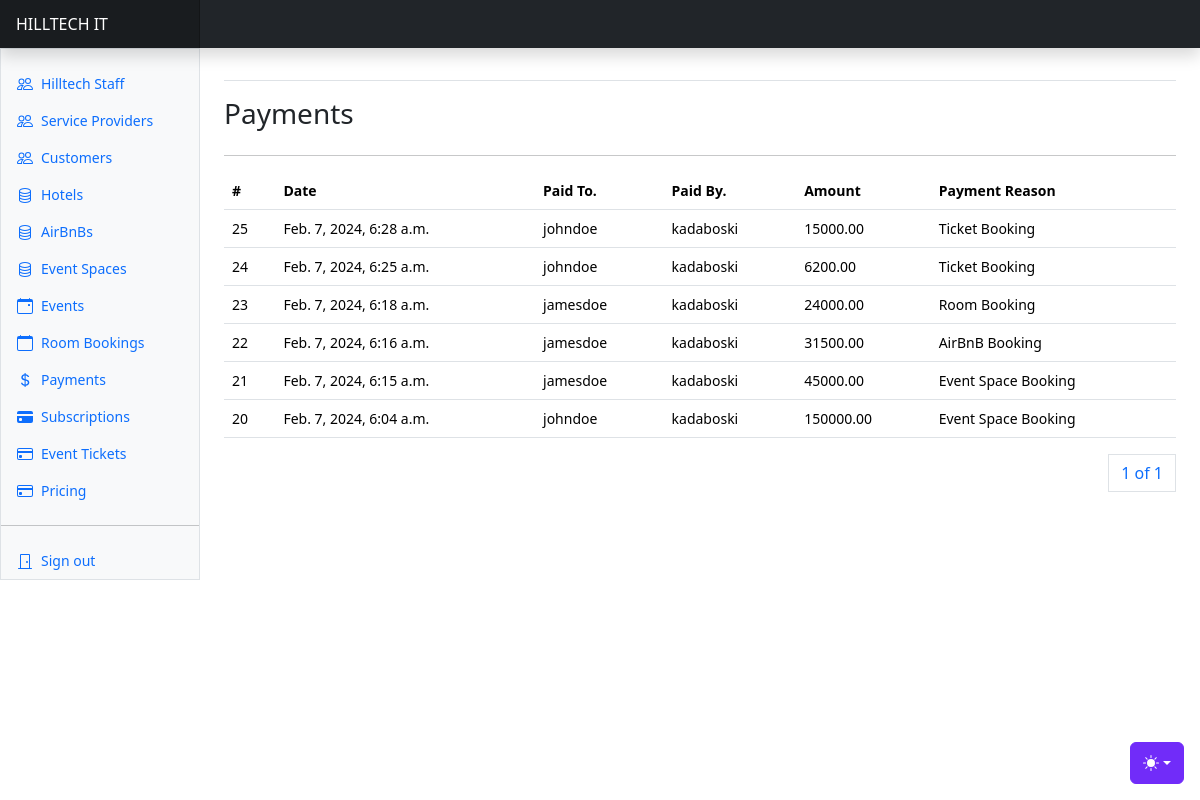
The app's page /payments/ (signed in), older data.
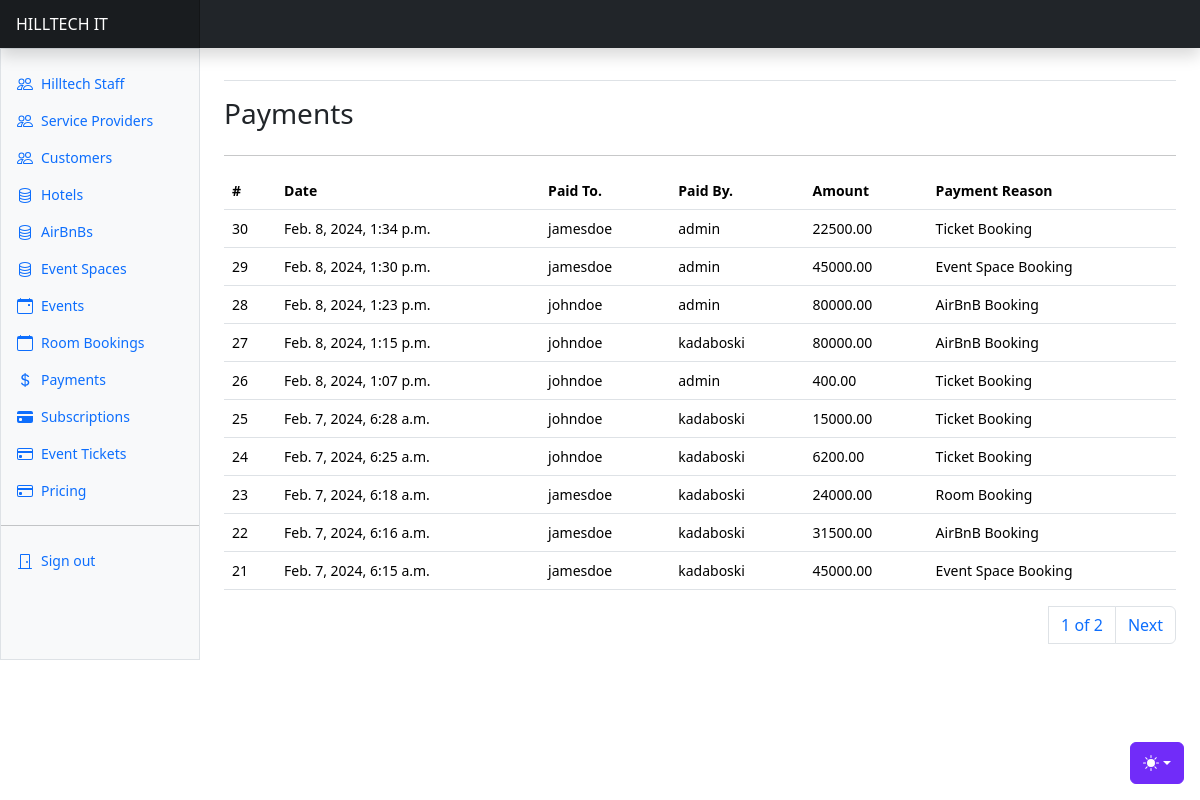
The same page, newer data.
### apps/payments/models.py (models this page shows, shortened)
class Payment(AbstractBaseModel):
    bnb_booking = models.ForeignKey("bookings.BnBBooking",
        related_name="bnbbookingpayments",
        on_delete=models.SET_NULL,
        null=True,
    )
    event_space_booking = models.ForeignKey("bookings.EventSpaceBooking",
        related_name="eventspacebookingpayments",
        on_delete=models.SET_NULL,
        null=True,
    )
    ticket = models.ForeignKey(
        "events.EventTicket",
        related_name="eventsticketspayments",
        on_delete=models.SET_NULL,
        null=True,
    )
    room = models.ForeignKey(
        "property.PropertyRoom",
        on_delete=models.SET_NULL,
        null=True,
        related_name="roombookingpayments",
    )
    room_booking = models.ForeignKey("bookings.RoomBooking", on_delete=models.SET_NULL, null=True)
    paid_by = models.ForeignKey(
        "users.User", on_delete=models.PROTECT, related_name="customerpayments"
    )
    paid_to = models.ForeignKey("users.User", on_delete=models.PROTECT, related_name="collections")
    payment_reason = models.CharField(max_length=255, choices=PAYMENT_REASON_CHOICES)
    amount = models.DecimalField(max_digits=100, decimal_places=2)
    payment_link = models.URLField(null=True)
    reference = models.CharField(max_length=255, null=True)
    transaction_id = models.CharField(max_length=255, null=True)

### apps/users/models.py (models this page shows, shortened)
class User(AbstractUser, AbstractBaseModel):
    role = models.CharField(choices=ROLE_CHOICES, max_length=32, null=True)
    phone_number = models.CharField(max_length=255, null=True)
    id_number = models.CharField(max_length=255, null=True)
    gender = models.CharField(max_length=255, null=True, choices=GENDER_CHOICES)
    date_of_birth = models.DateField(null=True)
    city = models.CharField(max_length=255, null=True)
    country = models.CharField(max_length=255, null=True)
    address = models.CharField(max_length=255, null=True)
    token = models.CharField(null=True, max_length=255)
    token_expiration_date = models.DateTimeField(null=True)
    activation_date = models.DateTimeField(null=True)
    position = models.CharField(
        max_length=255, choices=STAFF_POSITION_CHOICES, null=True
    )
    def __str__(self):
        return self.username

### apps/payments/views.py (the view)
# urls.py: path("payments/", include("apps.payments.urls")),
@login_required(login_url="/users/user-login/")
def payments(request):
    user = request.user
    payments = Payment.objects.all().order_by("-created")
    if not user.is_superuser:
        payments = Payment.objects.filter(paid_to=user)
    paginator = Paginator(payments, 10)
    page_number = request.GET.get("page")
    page_obj = paginator.get_page(page_number)
    context = {"payments": payments, "page_obj": page_obj}
    return render(request, "payments/payments.html", context)

### templates/payments/payments.html (shortened to what this page needs)
{% extends "base.html" %}
{% block content %}
<div class="row">
    <div class="col">
        <h3>Payments</h3>
    </div>
</div>
<hr/>
      <div class="table-responsive small">
        <table class="table">
          <thead>
            <tr>
              <th scope="col">#</th>
              <th scope="col">Date</th>
              <th scope="col">Paid To.</th>
              <th scope="col">Paid By.</th>
              <th scope="col">Amount</th>
              <th scope="col">Payment Reason</th>
            </tr>
          </thead>
          <tbody>
            {% for payment in page_obj %}
            <tr>
              <td>{{payment.id}}</td>
              <td>{{payment.created}}</td>
              <td>{{payment.paid_to}}</td>
              <td>{{payment.paid_by}}</td>
              <td>{{payment.amount}}</td>
              <td>{{payment.payment_reason}}</td>
            </tr>
            {% endfor %}
          </tbody>
        </table>
        <div>
          <nav aria-label="Page navigation example">
            <ul class="pagination justify-content-end">
              <a class="page-link" href="#">{{ page_obj.number }} of {{ page_obj.paginator.num_pages }}</a>
              {% if page_obj.has_next %}
              <li class="page-item"><a class="page-link" href="?page={{ page_obj.next_page_number }}">Next</a></li>
              {% endif %}
            </ul>
          </nav>
        </div>
      </div>
{% endblock content %}

Row changes from the older to the newer data that the page shows:
no longer on this page (row unchanged): Payment: id "20", created "Feb. 7, 2024, 6:04 a.m.", paid_to "johndoe", paid_by "kadaboski", amount "150000.00", payment_reason "Event Space Booking"
added Payment: id "30", created "Feb. 8, 2024, 1:34 p.m.", paid_to "jamesdoe", paid_by "admin", amount "22500.00", payment_reason "Ticket Booking"
added Payment: id "29", created "Feb. 8, 2024, 1:30 p.m.", paid_to "jamesdoe", paid_by "admin", amount "45000.00", payment_reason "Event Space Booking"
added Payment: id "28", created "Feb. 8, 2024, 1:23 p.m.", paid_to "johndoe", paid_by "admin", amount "80000.00", payment_reason "AirBnB Booking"
added Payment: id "27", created "Feb. 8, 2024, 1:15 p.m.", paid_to "johndoe", paid_by "kadaboski", amount "80000.00", payment_reason "AirBnB Booking"
added Payment: id "26", created "Feb. 8, 2024, 1:07 p.m.", paid_to "johndoe", paid_by "admin", amount "400.00", payment_reason "Ticket Booking"
Text that changed along with them:
{{ page_obj.paginator.num_pages }}: "1" → "2"
text now shown: "Next"
